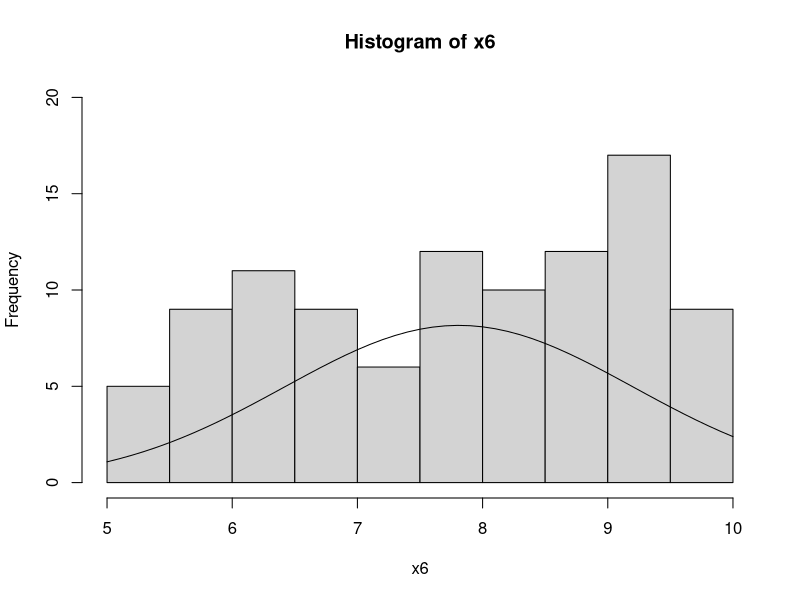

This figure's R source:
datos = read.csv('HBATred.csv', header=T)

print(str(datos))

attach(datos)

print(x6)

x = seq(5,10,.1)

d = dnorm(x, mean(x6), sd(x6))

h = hist(x6, ylim=c(0,20))

suma = sum(h$counts)

val = suma/(sd(x6)*sqrt(2*pi))

points(x, val*d, type='l')




